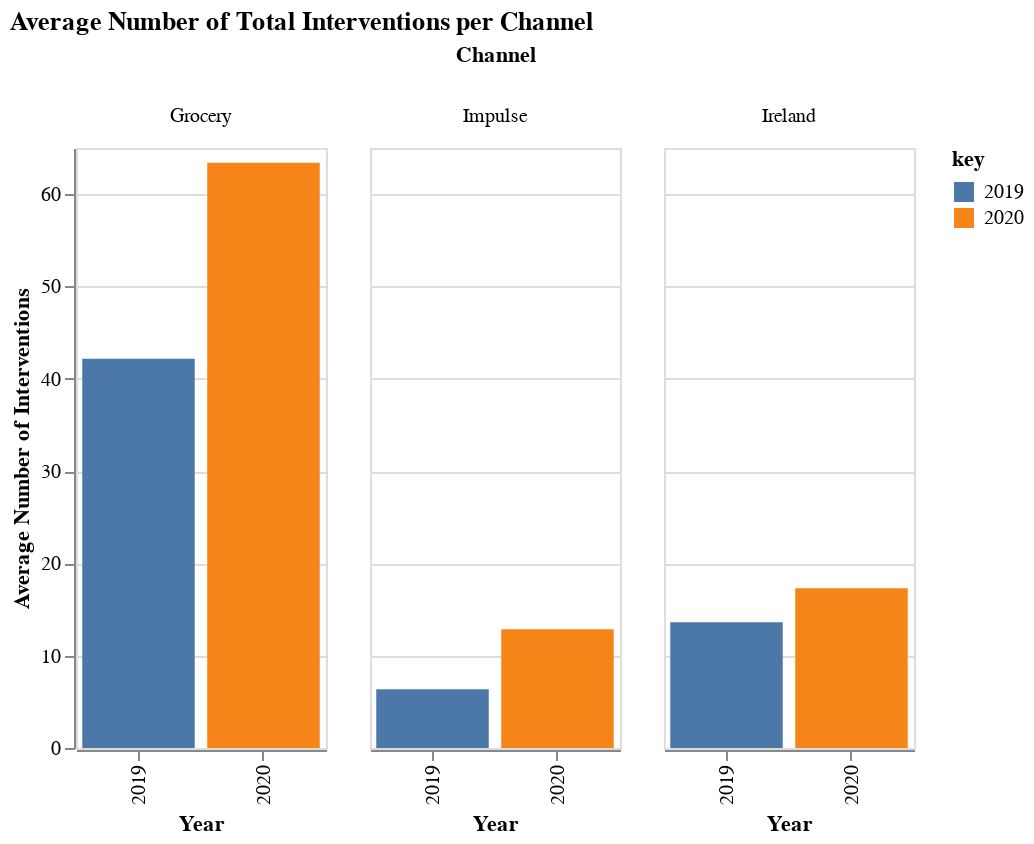

Here is the notebook cell this chart was saved with:
### Code cell
alt.Chart(com).transform_fold(
    ['2019', '2020'],
).mark_bar().encode(
    x=alt.X('key:O',title = 'Year'),
    y=alt.Y('value:Q', title='Average Number of Interventions'),
    color='key:N',
    column='Channel:N',
    strokeWidth=alt.value(3)
).properties(
    title = ' Average Number of Total Interventions per Channel',
    height=300,
    width=125
)

### Figure 1 — Vega-Lite specification as saved in the notebook (floating-point values rounded to 4 significant figures)
{"config": {"view": {"continuousWidth": 300, "continuousHeight": 300}}, "data": {"name": "data-3924553876f0c0547da157f0ea1c53a2"}, "mark": {"type": "bar"}, "encoding": {"color": {"field": "key", "type": "nominal"}, "column": {"field": "Channel", "type": "nominal"}, "strokeWidth": {"value": 3}, "x": {"field": "key", "title": "Year", "type": "ordinal"}, "y": {"field": "value", "title": "Average Number of Interventions", "type": "quantitative"}}, "height": 300, "title": " Average Number of Total Interventions per Channel", "transform": [{"fold": ["2019", "2020"]}], "width": 125, "$schema": "https://vega.github.io/schema/vega-lite/v5.8.0.json", "datasets": {"data-3924553876f0c0547da157f0ea1c53a2": [{"Channel": "Grocery", "2019": 42.18, "2019 ": 1504.0, "2019  ": 1.713, "2019   ": 35.67, "2020": 63.41, "2020 ": 1535.0, "2020  ": 1.745, "2020   ": 24.21}, {"Channel": "Impulse", "2019": 6.366, "2019 ": 235.8, "2019  ": 0.3781, "2019   ": 37.04, "2020": 12.85, "2020 ": 284.8, "2020  ": 0.4771, "2020   ": 22.16}, {"Channel": "Ireland", "2019": 13.63, "2019 ": 307.5, "2019  ": 0.4257, "2019   ": 22.56, "2020": 17.3, "2020 ": 290.0, "2020  ": 0.4352, "2020   ": 16.76}]}}
